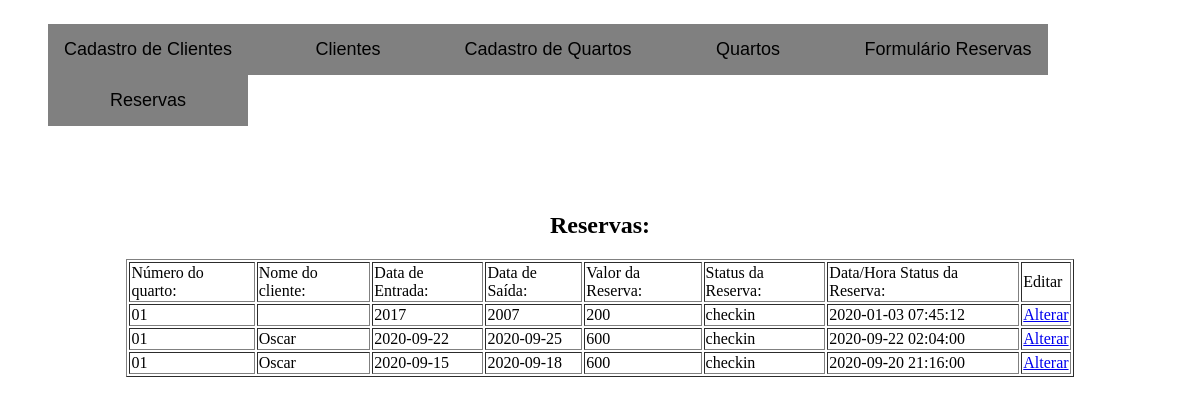
The page /reservas.php on the database its author committed.
### tables this page shows
CREATE TABLE `reservas` (
  `id` int(11) NOT NULL,
  `id_quartos` int(11) NOT NULL,
  `id_clientes` int(11) NOT NULL,
  `data_entrada` varchar(30) NOT NULL,
  `data_saida` varchar(30) NOT NULL,
  `valor_reserva` varchar(30) NOT NULL,
  `status_reserva` varchar(30) NOT NULL,
  `datahora_status` datetime NOT NULL
);

CREATE TABLE `quartos` (
  `id` int(11) NOT NULL,
  `numero` varchar(20) NOT NULL,
  `tipo` varchar(20) NOT NULL,
  `valor` varchar(30) NOT NULL,
  `status` varchar(30) NOT NULL
);

CREATE TABLE `clientes` (
  `id` int(11) NOT NULL,
  `nome_cliente` varchar(50) NOT NULL,
  `documento` varchar(20) NOT NULL,
  `data_nascimento` varchar(10) NOT NULL,
  `cidade` varchar(50) NOT NULL,
  `estado` varchar(50) NOT NULL
);

### reservas.php (the view, shortened to what this page needs)
<?php
require_once('conexao.php');
?>
<!DOCTYPE html>
<html lang="pt-br">
<head>
	<link rel="stylesheet" type="text/css" href="estilo.css">
</head>
<body>
	<?php include_once("index.php"); ?>
	<h2 align=center>Reservas:</h2>
	<table border=1 width=80% align=center>
		<tr>
			<td><label for="numero">Número do quarto:</label></td>
			<td><label for="nome_cliente">Nome do cliente:</label></td>
			<td><label for="data_entrada">Data de Entrada:</label></td>
			<td><label for="data_saida">Data de Saída:</label></td>
			<td><label for="valor_reserva">Valor da Reserva:</label></td>
			<td><label for="status_reserva">Status da Reserva:</label></td>
			<td><label for="datahora_status">Data/Hora Status da Reserva:</label></td>
			<td><label for="acoes">Editar</label></td>
		</tr>
		<?php
		$sql = "select r.*, q.numero, c.nome_cliente from reservas as r left join quartos as q on r.id_quartos = q.id left join clientes as c on r.id_clientes = c.id";
		$resultado = mysqli_query($conexao, $sql);
		while ($dados = mysqli_fetch_array($resultado)) {
			echo '<tr><td>' . $dados['numero'] . '</td>
				  <td>' . $dados['nome_cliente'] . '</td>
				  <td>' . $dados['data_entrada'] . '</td>
					<td>' . $dados['data_saida'] . '</td>
					<td>' . $dados['valor_reserva'] . '</td>
					<td>' . $dados['status_reserva'] . '</td>
					<td>' . $dados['datahora_status'] . '</td>
				  <td>
					<a href="cadastroReserva.php?id=' . $dados['id'] . '">Alterar</a>
				  </td></tr>';
		}
		?>
	</table>
</body>
</html>

### rows shown on the page
reservas: id_quartos.numero "01", data_entrada "2017", data_saida "2007", valor_reserva "200", status_reserva "checkin", datahora_status "2020-01-03 07:45:12"
reservas: id_quartos.numero "01", id_clientes.nome_cliente "Oscar", data_entrada "2020-09-22", data_saida "2020-09-25", valor_reserva "600", status_reserva "checkin", datahora_status "2020-09-22 02:04:00"
reservas: id_quartos.numero "01", id_clientes.nome_cliente "Oscar", data_entrada "2020-09-15", data_saida "2020-09-18", valor_reserva "600", status_reserva "checkin", datahora_status "2020-09-20 21:16:00"
